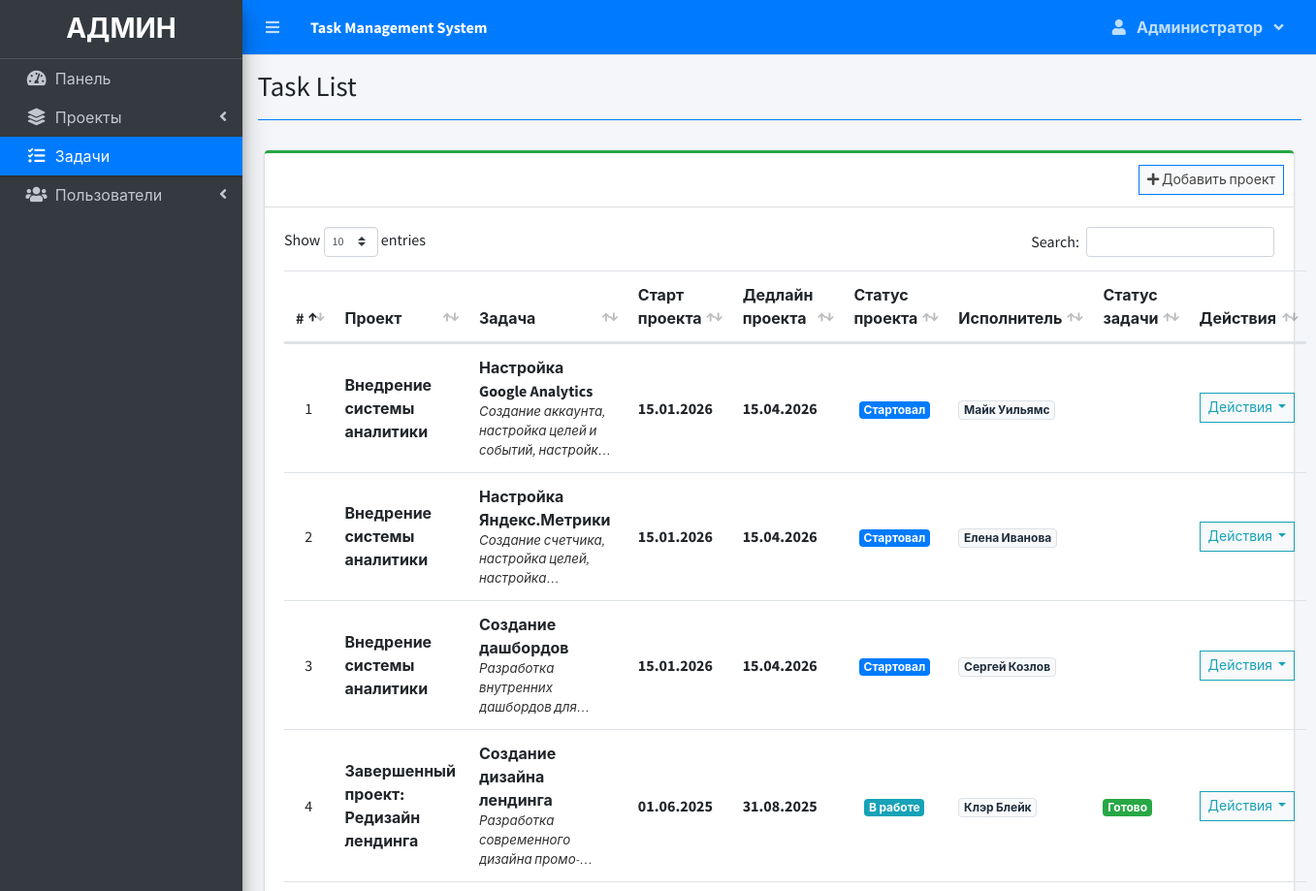
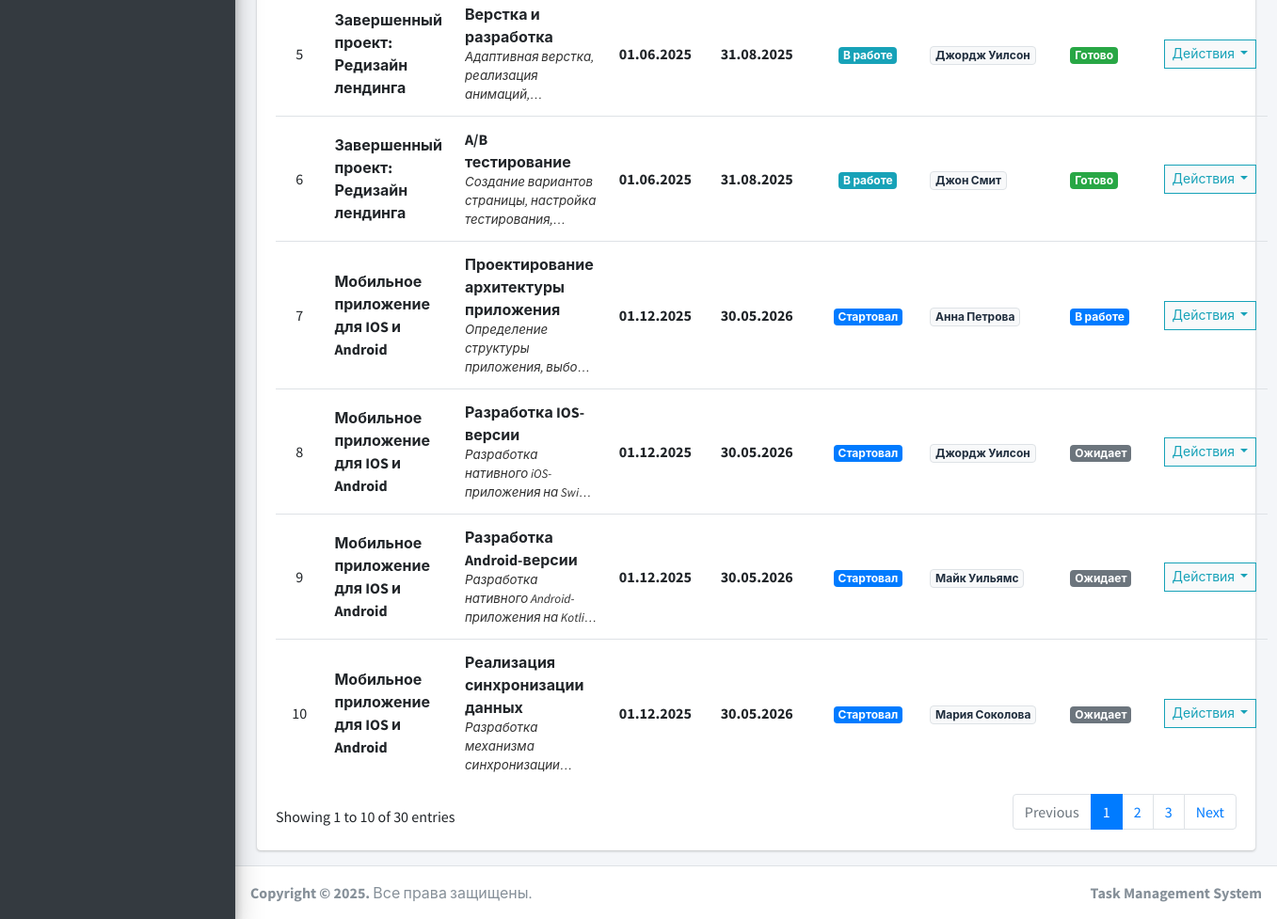
The app's page /index.php?page=task_list (signed in) with its own data (2 pictures, top to bottom).
### tables this page shows
CREATE TABLE IF NOT EXISTS `task_list` (
  `id` int(30) NOT NULL AUTO_INCREMENT,
  `project_id` int(30) NOT NULL,
  `task` varchar(200) NOT NULL,
  `description` text NOT NULL,
  `status` tinyint(4) NOT NULL COMMENT '0=Не начата, 1=В процессе, 2=На проверке, 3=Завершена',
  `start_date` date DEFAULT NULL,
  `end_date` date DEFAULT NULL,
  `assignee_id` int(30) DEFAULT NULL,
  `date_created` datetime NOT NULL DEFAULT current_timestamp(),
  PRIMARY KEY (`id`)
);

CREATE TABLE IF NOT EXISTS `project_list` (
  `id` int(30) NOT NULL AUTO_INCREMENT,
  `name` varchar(200) NOT NULL,
  `description` text NOT NULL,
  `status` tinyint(2) NOT NULL COMMENT '0=Не начат, 1=В процессе, 2=Завершен',
  `start_date` date NOT NULL,
  `end_date` date NOT NULL,
  `manager_id` int(30) NOT NULL,
  `user_ids` text NOT NULL COMMENT 'ID сотрудников через запятую',
  `date_created` datetime NOT NULL DEFAULT current_timestamp(),
  PRIMARY KEY (`id`)
);

### task_list.php (the view, shortened to what this page needs)
<?php include'db_connect.php' ?>
<div class="col-lg-12">
	<div class="card card-outline card-success">
		<div class="card-header">
			<div class="card-tools">
				<a class="btn btn-block btn-sm btn-default btn-flat border-primary" href="./index.php?page=new_project"><i class="fa fa-plus"></i> Добавить проект</a>
			</div>
		</div>
		<div class="card-body">
			<table class="table tabe-hover table-condensed" id="list">
				<colgroup>
					<col width="5%">
					<col width="15%">
					<col width="20%">
					<col width="13%">
					<col width="18%">
					<col width="13%">
					<col width="13%">
					<col width="13%">
					<col width="10%">
					<col width="10%">
					<col width="10%">
				</colgroup>
				<thead>
					<tr>
						<th class="text-center">#</th>
						<th>Проект</th>
						<th>Задача</th>
						<th>Старт проекта</th>
						<th>Дедлайн проекта</th>
						<th>Статус проекта</th>
						<th>Исполнитель</th>
						<th>Статус задачи</th>
						<th>Действия</th>
					</tr>
				</thead>
				<tbody>
					<?php
					$i = 1;
					$where = "";
					$stat = array("Ожидает","Стартовал","В работе","Пауза","Просрочен","Завершен");
					$qry = $conn->query("SELECT t.*,p.name as pname,p.start_date,p.status as pstatus, p.end_date,p.id as pid, concat(u.firstname,' ',u.lastname) as assignee_name FROM task_list t inner join project_list p on p.id = t.project_id left join users u on u.id = t.assignee_id $where order by p.name asc");
					while($row= $qry->fetch_assoc()):
						$trans = get_html_translation_table(HTML_ENTITIES,ENT_QUOTES);
						unset($trans["\""], $trans["<"], $trans[">"], $trans["<h2"]);
						$desc = strtr(html_entity_decode($row['description']),$trans);
						$desc=str_replace(array("<li>","</li>"), array("",", "), $desc);
		                $cprog = $conn->query("SELECT * FROM task_list where project_id = {$row['pid']} and status = 3")->num_rows;
		                $prod = $conn->query("SELECT * FROM user_productivity where project_id = {$row['pid']}")->num_rows;
		                if($row['pstatus'] == 0 && strtotime(date('Y-m-d')) >= strtotime($row['start_date'])):
		                if($prod  > 0  || $cprog > 0)
		                  $row['pstatus'] = 2;
		                else
		                  $row['pstatus'] = 1;
		                elseif($row['pstatus'] == 0 && strtotime(date('Y-m-d')) > strtotime($row['end_date'])):
		                $row['pstatus'] = 4;
		                endif;
					?>
					<tr>
						<td class="text-center"><?php echo $i++ ?></td>
						<td>
							<p><b><?php echo ucwords($row['pname']) ?></b></p>
						</td>
						<td>
							<p><b><?php echo ucwords($row['task']) ?></b></p>
							<p class="truncate"><?php echo strip_tags($desc) ?></p>
						</td>
						<td><b><?php echo date("d.m.Y",strtotime($row['start_date'])) ?></b></td>
						<td><b><?php echo date("d.m.Y",strtotime($row['end_date'])) ?></b></td>
						<td class="text-center">
							<?php
							  if($stat[$row['pstatus']] =='Ожидает'){
							  	echo "<span class='badge badge-secondary'>{$stat[$row['pstatus']]}</span>";
							  }elseif($stat[$row['pstatus']] =='Стартовал'){
							  	echo "<span class='badge badge-primary'>{$stat[$row['pstatus']]}</span>";
							  }elseif($stat[$row['pstatus']] =='В работе'){
							  	echo "<span class='badge badge-info'>{$stat[$row['pstatus']]}</span>";
							  }elseif($stat[$row['pstatus']] =='Пауза'){
							  	echo "<span class='badge badge-warning'>{$stat[$row['pstatus']]}</span>";
							  }elseif($stat[$row['pstatus']] =='Просрочен'){
							  	echo "<span class='badge badge-danger'>{$stat[$row['pstatus']]}</span>";
							  }elseif($stat[$row['pstatus']] =='Завершен'){
							  	echo "<span class='badge badge-success'>{$stat[$row['pstatus']]}</span>";
							  }
							?>
						</td>
						<td>
							<?php if(!empty($row['assignee_name'])): ?>
								<span class="badge badge-light border"><?php echo ucwords($row['assignee_name']) ?></span>
							<?php else: ?>
								<span class="text-muted">Не назначено</span>
							<?php endif; ?>
						</td>
						<td>
                        	<?php
                        	if($row['status'] == 1){
						  		echo "<span class='badge badge-secondary'>Ожидает</span>";
                        	}elseif($row['status'] == 2){
						  		echo "<span class='badge badge-primary'>В работе</span>";
                        	}elseif($row['status'] == 3){
						  		echo "<span class='badge badge-success'>Готово</span>";
                        	}
                        	?>
                        </td>
						<td class="text-center">
							<button type="button" class="btn btn-default btn-sm btn-flat border-info wave-effect text-info dropdown-toggle" data-toggle="dropdown" aria-expanded="true">
		                      Действия
		                    </button>
						</td>
					</tr>
				<?php endwhile; ?>
				</tbody>
			</table>
		</div>
	</div>
</div>

### task_list.php (style rules this page uses)
table p { margin: unset !important; }
table td { vertical-align: middle !important }

### records on screen
task_list: project_list.name "Внедрение системы аналитики", task "Настройка Google Analytics", description "Создание аккаунта, настройка целей и событий,…", project_list.start_date "15.01.2026", project_list.end_date "15.04.2026", pstatus "Стартовал", assignee_name "Майк Уильямс"
task_list: project_list.name "Внедрение системы аналитики", task "Настройка Яндекс.Метрики", description "Создание счетчика, настройка целей,…", project_list.start_date "15.01.2026", project_list.end_date "15.04.2026", pstatus "Стартовал", assignee_name "Елена Иванова"
task_list: project_list.name "Внедрение системы аналитики", task "Создание дашбордов", description "Разработка внутренних дашбордов…", project_list.start_date "15.01.2026", project_list.end_date "15.04.2026", pstatus "Стартовал", assignee_name "Сергей Козлов"
task_list: project_list.name "Завершенный проект: Редизайн лендинга", task "Создание дизайна лендинга", description "Разработка современного…", project_list.start_date "01.06.2025", project_list.end_date "31.08.2025", project_list.status "В работе", assignee_name "Клэр Блейк", status "Готово"
task_list: project_list.name "Завершенный проект: Редизайн лендинга", task "Верстка и разработка", description "Адаптивная верстка, реализация…", project_list.start_date "01.06.2025", project_list.end_date "31.08.2025", project_list.status "В работе", assignee_name "Джордж Уилсон", status "Готово"
task_list: project_list.name "Завершенный проект: Редизайн лендинга", task "A/B тестирование", description "Создание вариантов страницы, настройка…", project_list.start_date "01.06.2025", project_list.end_date "31.08.2025", project_list.status "В работе", assignee_name "Джон Смит", status "Готово"
task_list: project_list.name "Мобильное приложение для IOS и Android", task "Проектирование архитектуры приложения", description "Определение структуры приложения,…", project_list.start_date "01.12.2025", project_list.end_date "30.05.2026", project_list.status "Стартовал", assignee_name "Анна Петрова", status "В работе"
task_list: project_list.name "Мобильное приложение для IOS и Android", task "Разработка IOS-версии", description "Разработка нативного iOS-приложения на…", project_list.start_date "01.12.2025", project_list.end_date "30.05.2026", project_list.status "Стартовал", assignee_name "Джордж Уилсон", status "Ожидает"
task_list: project_list.name "Мобильное приложение для IOS и Android", task "Разработка Android-версии", description "Разработка нативного Android-приложения на…", project_list.start_date "01.12.2025", project_list.end_date "30.05.2026", project_list.status "Стартовал", assignee_name "Майк Уильямс", status "Ожидает"
task_list: project_list.name "Мобильное приложение для IOS и Android", task "Реализация синхронизации данных", description "Разработка механизма…", project_list.start_date "01.12.2025", project_list.end_date "30.05.2026", project_list.status "Стартовал", assignee_name "Мария Соколова", status "Ожидает"

### other values on screen
$_SESSION['system']['name'] "Task Management System"
$_SESSION['login_firstname'] "Администратор"
$title "Task List"
